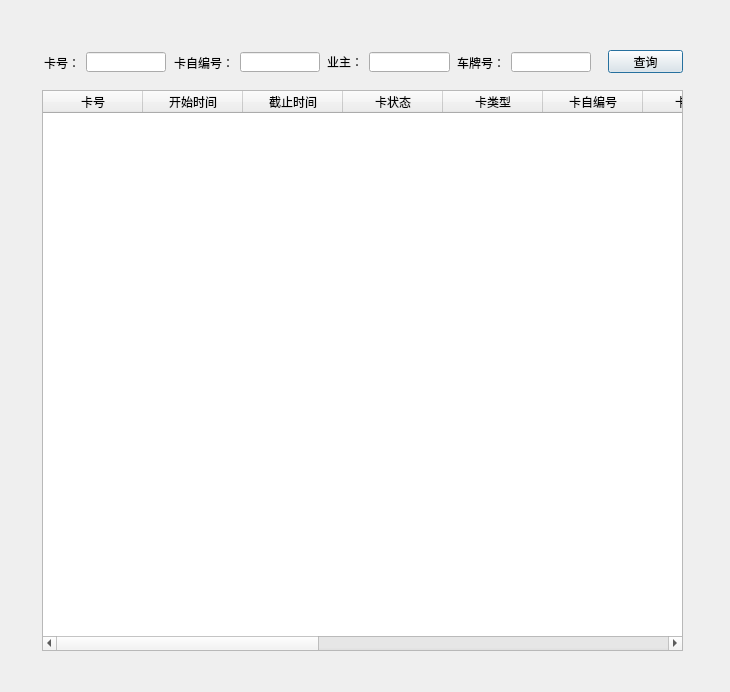
<?xml version="1.0" encoding="UTF-8"?>
<ui version="4.0">
 <class>CDlgSerach</class>
 <widget class="QDialog" name="CDlgSerach">
  <property name="geometry">
   <rect>
    <x>0</x>
    <y>0</y>
    <width>730</width>
    <height>692</height>
   </rect>
  </property>
  <property name="windowTitle">
   <string/>
  </property>
  <property name="styleSheet">
   <string notr="true">background-image:url(D:/WinParkUI/debug/Image/NewIcon/CommonMiddleBG-normal.jpg);</string>
  </property>
  <widget class="QLabel" name="lblTitle">
   <property name="geometry">
    <rect>
     <x>20</x>
     <y>5</y>
     <width>141</width>
     <height>21</height>
    </rect>
   </property>
   <property name="styleSheet">
    <string notr="true">background-image:url(none);</string>
   </property>
   <property name="text">
    <string/>
   </property>
  </widget>
  <widget class="QTableWidget" name="tabResult">
   <property name="geometry">
    <rect>
     <x>42</x>
     <y>90</y>
     <width>641</width>
     <height>561</height>
    </rect>
   </property>
   <property name="toolTip">
    <string>双击单元格，定位到相应的卡记录。</string>
   </property>
   <property name="styleSheet">
    <string notr="true">background-image:url(none);</string>
   </property>
   <column>
    <property name="text">
     <string>卡号</string>
    </property>
   </column>
   <column>
    <property name="text">
     <string>开始时间</string>
    </property>
   </column>
   <column>
    <property name="text">
     <string>截止时间</string>
    </property>
   </column>
   <column>
    <property name="text">
     <string>卡状态</string>
    </property>
   </column>
   <column>
    <property name="text">
     <string>卡类型</string>
    </property>
   </column>
   <column>
    <property name="text">
     <string>卡自编号</string>
    </property>
   </column>
   <column>
    <property name="text">
     <string>卡备注</string>
    </property>
   </column>
   <column>
    <property name="text">
     <string>制卡人</string>
    </property>
   </column>
   <column>
    <property name="text">
     <string>业主</string>
    </property>
   </column>
   <column>
    <property name="text">
     <string>性别</string>
    </property>
   </column>
   <column>
    <property name="text">
     <string>业主电话</string>
    </property>
   </column>
   <column>
    <property name="text">
     <string>车牌</string>
    </property>
   </column>
   <column>
    <property name="text">
     <string>车型</string>
    </property>
   </column>
   <column>
    <property name="text">
     <string>行驶证号</string>
    </property>
   </column>
  </widget>
  <widget class="QPushButton" name="btnClose">
   <property name="geometry">
    <rect>
     <x>608</x>
     <y>50</y>
     <width>75</width>
     <height>23</height>
    </rect>
   </property>
   <property name="styleSheet">
    <string notr="true">background-image:url(none);</string>
   </property>
   <property name="text">
    <string>查询</string>
   </property>
  </widget>
  <widget class="QLabel" name="lblClose">
   <property name="geometry">
    <rect>
     <x>690</x>
     <y>6</y>
     <width>30</width>
     <height>15</height>
    </rect>
   </property>
   <property name="text">
    <string/>
   </property>
  </widget>
  <widget class="QLineEdit" name="edtOwner">
   <property name="geometry">
    <rect>
     <x>369</x>
     <y>52</y>
     <width>81</width>
     <height>20</height>
    </rect>
   </property>
   <property name="styleSheet">
    <string notr="true">background-image:url(none);</string>
   </property>
  </widget>
  <widget class="QLabel" name="label_4">
   <property name="geometry">
    <rect>
     <x>327</x>
     <y>54</y>
     <width>36</width>
     <height>16</height>
    </rect>
   </property>
   <property name="styleSheet">
    <string notr="true">background-image:url(none);</string>
   </property>
   <property name="text">
    <string>业主：</string>
   </property>
  </widget>
  <widget class="QLabel" name="label_2">
   <property name="geometry">
    <rect>
     <x>174</x>
     <y>55</y>
     <width>60</width>
     <height>16</height>
    </rect>
   </property>
   <property name="styleSheet">
    <string notr="true">background-image:url(none);</string>
   </property>
   <property name="text">
    <string>卡自编号：</string>
   </property>
  </widget>
  <widget class="QLineEdit" name="edtCardselfno">
   <property name="geometry">
    <rect>
     <x>240</x>
     <y>52</y>
     <width>80</width>
     <height>20</height>
    </rect>
   </property>
   <property name="styleSheet">
    <string notr="true">background-image:url(none);</string>
   </property>
  </widget>
  <widget class="QLabel" name="label">
   <property name="geometry">
    <rect>
     <x>44</x>
     <y>55</y>
     <width>36</width>
     <height>16</height>
    </rect>
   </property>
   <property name="styleSheet">
    <string notr="true">background-image:url(none);</string>
   </property>
   <property name="text">
    <string>卡号：</string>
   </property>
  </widget>
  <widget class="QLineEdit" name="edtCardno">
   <property name="geometry">
    <rect>
     <x>86</x>
     <y>52</y>
     <width>80</width>
     <height>20</height>
    </rect>
   </property>
   <property name="styleSheet">
    <string notr="true">background-image:url(none);</string>
   </property>
  </widget>
  <widget class="QLabel" name="label_3">
   <property name="geometry">
    <rect>
     <x>457</x>
     <y>55</y>
     <width>48</width>
     <height>16</height>
    </rect>
   </property>
   <property name="styleSheet">
    <string notr="true">background-image:url(none);</string>
   </property>
   <property name="text">
    <string>车牌号：</string>
   </property>
  </widget>
  <widget class="QLineEdit" name="edtPlate">
   <property name="geometry">
    <rect>
     <x>511</x>
     <y>52</y>
     <width>80</width>
     <height>20</height>
    </rect>
   </property>
   <property name="styleSheet">
    <string notr="true">background-image:url(none);</string>
   </property>
  </widget>
 </widget>
 <resources/>
 <connections/>
</ui>
